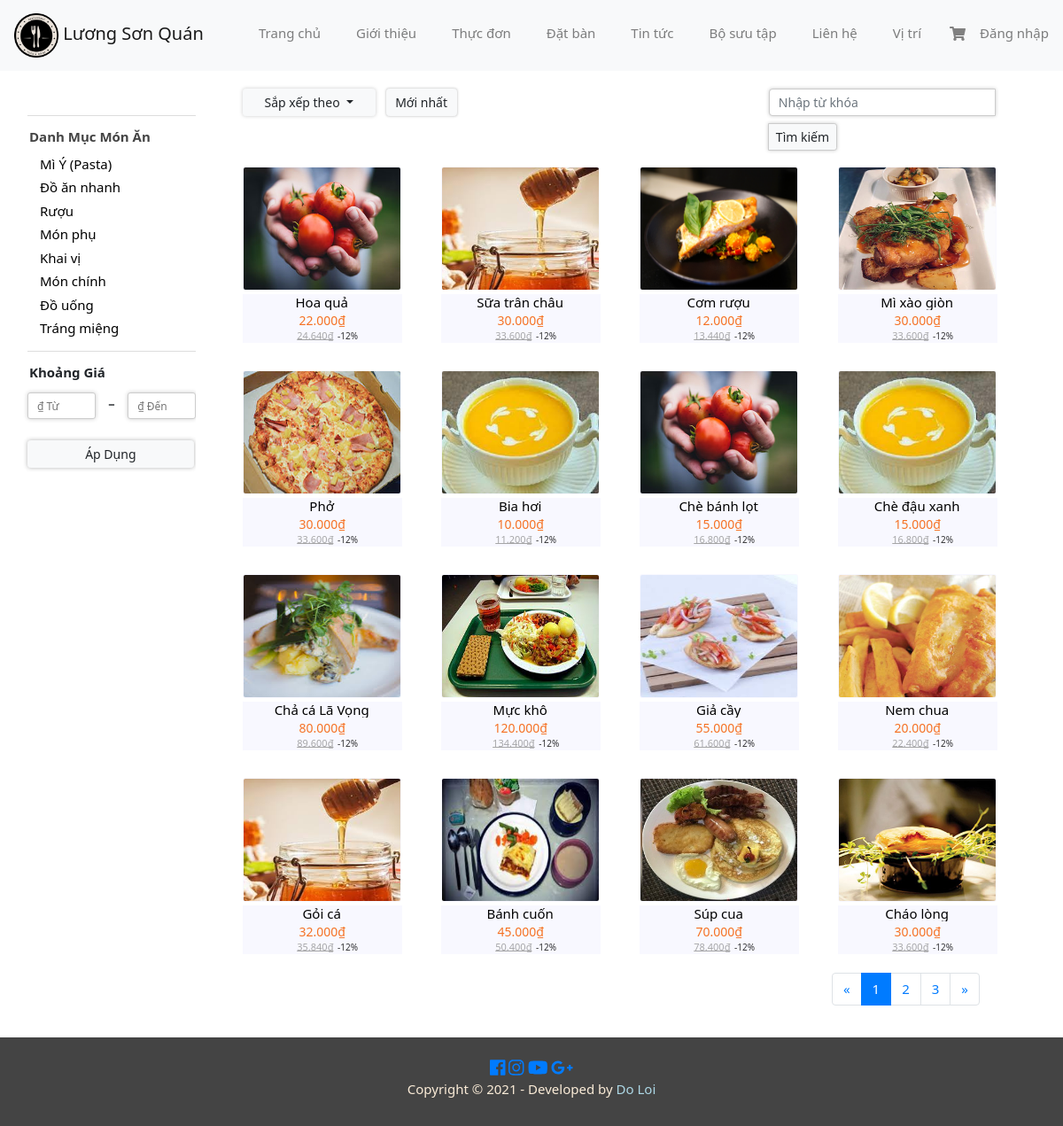
Page /menu.php on the committed database.
### tables this page shows
CREATE TABLE `tbl_config` (
  `id` int(11) NOT NULL,
  `logo` varchar(255) NOT NULL,
  `name` varchar(255) NOT NULL,
  `phone` varchar(20) NOT NULL,
  `email` varchar(150) NOT NULL,
  `address` varchar(255) NOT NULL,
  `map` longtext NOT NULL,
  `discount` int(4) NOT NULL
);

CREATE TABLE `tbl_category` (
  `cateId` int(11) NOT NULL,
  `cateName` varchar(255) NOT NULL
);

CREATE TABLE `tbl_food` (
  `foodId` int(11) NOT NULL,
  `foodName` varchar(150) NOT NULL,
  `foodIdCategory` int(11) NOT NULL,
  `description` text NOT NULL,
  `type` int(11) NOT NULL,
  `price` decimal(10,0) NOT NULL,
  `image` varchar(255) NOT NULL
);

### menu.php (the view, shortened to what the rows shown need)
<?php
include_once './lib/database.php';
$cate = new category();
$food = new food();
$config = new configs();
?>
<?php
$show_name = $config->show_config();
if ($show_name) {
    while ($row = $show_name->fetch_assoc()) {
        $name_logo = explode('/', $row['name']);
        $name = $name_logo[0];
        $logo = './admin/uploads/logo/' . $row['logo'];
    }
}
?>
<html>
<head>
    <link rel="stylesheet" href="https://maxcdn.bootstrapcdn.com/bootstrap/4.0.0/css/bootstrap.min.css">
    <link rel="stylesheet" type="text/css" href="css/style.css">
    <link href="https://cdn.rawgit.com/michalsnik/aos/2.1.1/dist/aos.css" rel="stylesheet">
    <link href="./css/font-awesome.css" rel="stylesheet">
</head>
<body data-spy="scroll" data-target=".navbar" data-offset="50" style="position: relative;min-height:100%; margin:0;">
    <div id="Welcome">
        <nav class="navbar navbar-expand-lg navbar fixed-top  navbar-light bg-light">
            <a class="navbar-brand" href="index.php">
                <img src="<?= $logo ?>" width="50" height="50" class="d-inline-block" alt=""> <?= $name ?>
            </a>
            <div class="collapse navbar-collapse" id="navbarText">
                <ul class="navbar-nav ml-auto">
                </ul>
            </div>
        </nav>
    </div>
    <div class="container" style="margin-top: 76px;padding-bottom: 120px;font-family: 'Segoe UI', Tahoma, Geneva, Verdana, sans-serif;">
        <div class="row">
            <div class="col-lg-2 p-0">
                <div style="border-top: 1px solid #DDDDDD;border-bottom: 1px solid #DDDDDD; margin-top: 38px;margin-bottom: 12px;padding-top: 12px;">
                    <ul style="list-style-type: none;padding: 12px 12px;margin-bottom: 0;padding-top: 6px;">
                        <?php
                        $show_cate = $cate->show_category();
                        if ($show_cate) {
                            while ($row = $show_cate->fetch_assoc()) {
                                if (isset($_GET['page'])) {
                                    $page_on_url = 'page=1';
                                } else {
                                    $page_on_url = '';
                                }
                                if (isset($_GET['cate'])) {
                                    if ($_GET['cate'] == $row['cateId']) {
                        ?>
                                        <a style="color:#1890ff;" href="<?= 'menu.php?' . $page_on_url . '&cate=' . $row['cateId'] ?>">
                                            <li style="padding: 2px;"><?= $row['cateName'] ?></li>
                                        </a>
                                    <?php
                                    } else {
                                    ?>
                                        <a style="color:black;" href="<?= 'menu.php?' . $page_on_url . '&cate=' . $row['cateId'] ?>">
                                            <li style="padding: 2px;"><?= $row['cateName'] ?></li>
                                        </a>
                                    <?php
                                    }
                                    ?>
                                <?php
                                } else {
                                ?>
                                    <a style="color:black;" href="<?= 'menu.php?' . $page_on_url . '&cate=' . $row['cateId'] ?>">
                                        <li style="padding: 2px;"><?= $row['cateName'] ?></li>
                                    </a>
                        <?php
                                }
                            }
                        }
                        ?>
                </div>
            </div>
            <div class="col-lg-10" style="background-color: white;">
                <div class="row ml-3">
                    <?php
                    $food_menu = $food->show_food_menu();
                    if ($food_menu) {
                        while ($row = $food_menu->fetch_assoc()) {
                    ?>
                            <a href="details.php?foodId=<?= $row['foodId'] ?>" style="text-decoration: none;color:black;cursor: unset;">
                                <div class="col-xs-3 item" style="padding:12px;padding-top:unset; height: 210px;margin:10px;width:204px;border-radius:2px; background-color: white;">
                                    <img width="179px" height="140px" src="admin/uploads/<?= $row['image'] ?>" style="border-radius:3px;border: 1px solid #F8F8FF;" alt="">
                                    <div style="border-bottom: #F8F8FF; background-color: #F8F8FF;">
                                        <h5 style="white-space: nowrap;
                            width: 179px;
                            overflow: hidden;
                            text-overflow: ellipsis;;text-align: center;margin: 0;margin-top: 4px;margin-bottom: 4px;font-size: 15px;"><?= $row['foodName'] ?></h5>
                                        <h6 style="text-align: center;font-size: 14px;color:#f57224;margin-bottom: 0px;"><?= number_format($row['price'], 0, '', '.') . "₫" ?></h6>
                                        <?php
                                        $show_discount = $config->show_config();
                                        if ($show_discount) {
                                            while ($row2 = $show_discount->fetch_assoc()) {
                                                $discount = (float)$row['price'] * (float)$row2['discount'] / 100;
                                                $discount += (float)$row['price'];
                                                $discount = number_format($discount, 0, '', '.');
                                                $discount = $discount . '₫';
                                                $discount2 = '-' . $row2['discount'] . '%';
                                            }
                                        }
                                        ?>
                                        <p style="font-size: 10px;font-family:'Segoe UI', Tahoma, Geneva, Verdana, sans-serif;text-align: center;opacity: 0.8;">
                                            <?php echo '<del  style="color: #929292;font-size:18px"><span style="font-size:11px;margin-right:2px;margin-left:12px;opacity: 1;">' . $discount . '</span></del> '
                                                . ' ' . $discount2
                                            ?>
                                        </p>
                                    </div>
                                </div>
                            </a>
                    <?php
                        }
                    }
                    ?>
                </div>
            </div>
        </div>
    </div>
</body>
</html>

### rows in the picture
tbl_config: logo (picture), name "Lương Sơn Quán"
tbl_category: cateName "Mì Ý (Pasta)"
tbl_category: cateName "Đồ ăn nhanh"
tbl_category: cateName "Rượu"
tbl_category: cateName "Món phụ"
tbl_category: cateName "Khai vị"
tbl_category: cateName "Món chính"
tbl_category: cateName "Đồ uống"
tbl_category: cateName "Tráng miệng"
tbl_food: image (picture), foodName "Hoa quả", price "22.000", discount "24.640₫", tbl_config.discount "-12%"
tbl_food: image (picture), foodName "Sữa trân châu", price "30.000", discount "33.600₫", tbl_config.discount "-12%"
tbl_food: image (picture), foodName "Cơm rượu", price "12.000", discount "13.440₫", tbl_config.discount "-12%"
tbl_food: image (picture), foodName "Mì xào giòn", price "30.000", discount "33.600₫", tbl_config.discount "-12%"
tbl_food: image (picture), foodName "Phở", price "30.000", discount "33.600₫", tbl_config.discount "-12%"
tbl_food: image (picture), foodName "Bia hơi", price "10.000", discount "11.200₫", tbl_config.discount "-12%"
tbl_food: image (picture), foodName "Chè bánh lọt", price "15.000", discount "16.800₫", tbl_config.discount "-12%"
tbl_food: image (picture), foodName "Chè đậu xanh", price "15.000", discount "16.800₫", tbl_config.discount "-12%"
tbl_food: image (picture), foodName "Chả cá Lã Vọng", price "80.000", discount "89.600₫", tbl_config.discount "-12%"
tbl_food: image (picture), foodName "Mực khô", price "120.000", discount "134.400₫", tbl_config.discount "-12%"
tbl_food: image (picture), foodName "Giả cầy", price "55.000", discount "61.600₫", tbl_config.discount "-12%"
tbl_food: image (picture), foodName "Nem chua", price "20.000", discount "22.400₫", tbl_config.discount "-12%"
tbl_food: image (picture), foodName "Gỏi cá", price "32.000", discount "35.840₫", tbl_config.discount "-12%"
tbl_food: image (picture), foodName "Bánh cuốn", price "45.000", discount "50.400₫", tbl_config.discount "-12%"
tbl_food: image (picture), foodName "Súp cua", price "70.000", discount "78.400₫", tbl_config.discount "-12%"
tbl_food: image (picture), foodName "Cháo lòng", price "30.000", discount "33.600₫", tbl_config.discount "-12%"
